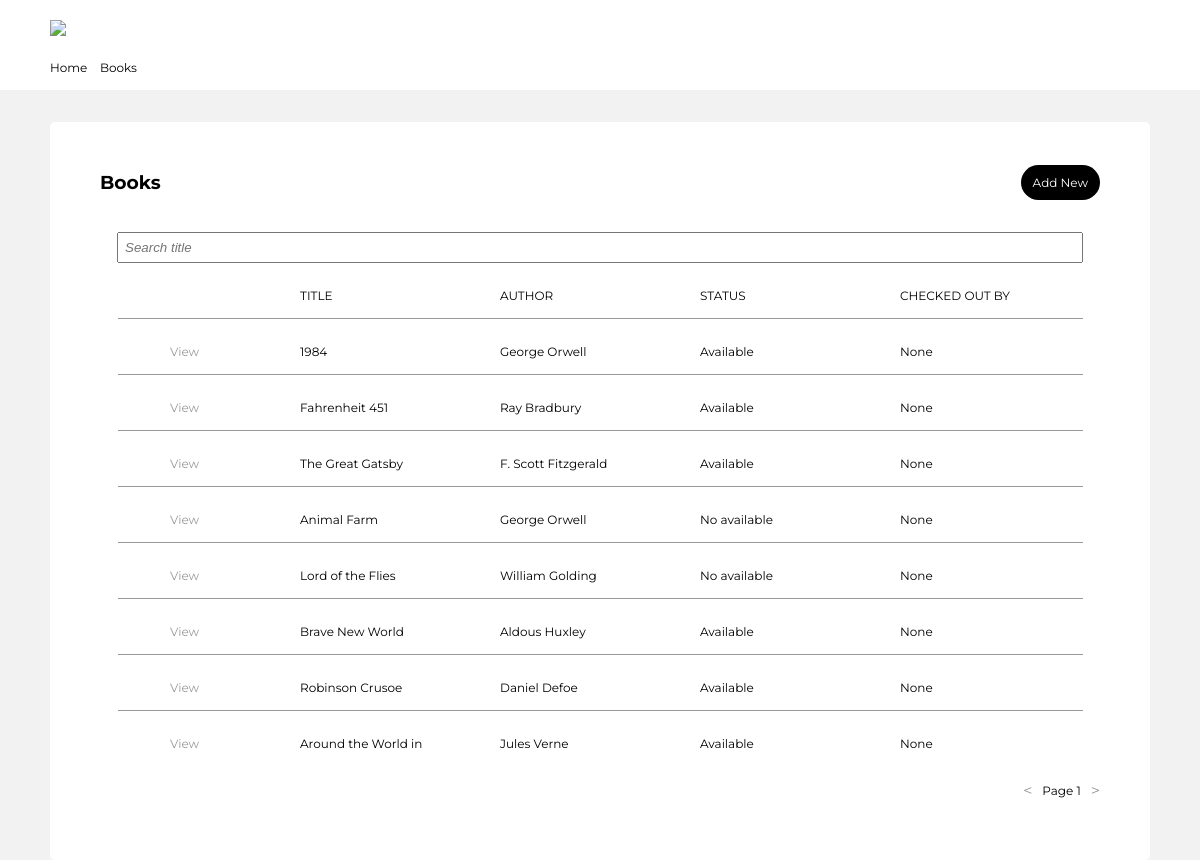
The page /books/ on the database as committed earlier.
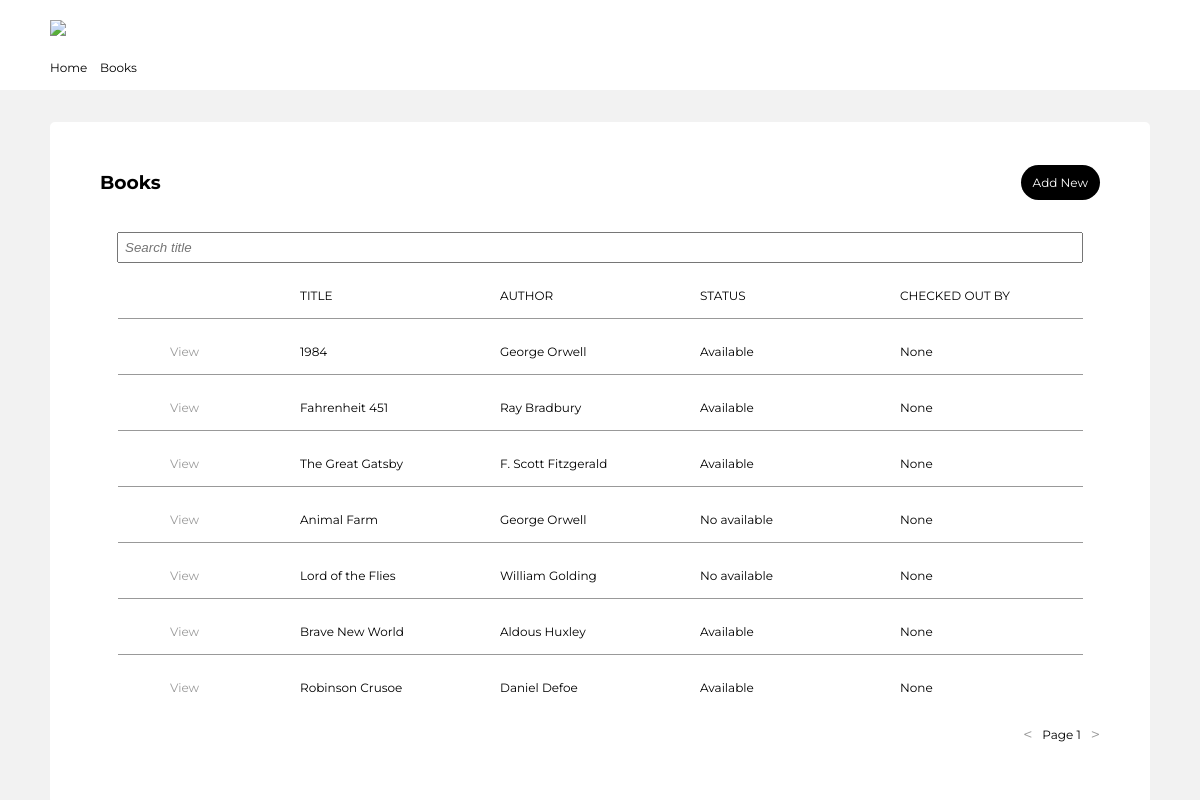
The same page on the database as committed later.
### bookapp/models.py (models this page shows, shortened)
class Book(models.Model):
    title = models.CharField(max_length=200, null=True, blank=True)
    author = models.CharField(max_length=200, null=True, blank=True)
    STATUS = (
        ("Available", "Available"),
        ("No available", "No available"),
    )
    status = models.CharField(max_length=200, choices=STATUS, null=True, blank=True)
    CHECKED = (
        ("None", "None"),
    )
    checked = models.CharField(max_length=200, choices=CHECKED, null=True, blank=True)
    created = models.DateTimeField(auto_now_add=True)
    id = models.UUIDField(default=uuid.uuid1, unique=True, primary_key=True, editable=False)

### bookapp/views.py (the view)
# urls.py: path("books/", views.mainPage, name="mainPage"),
def mainPage(request):
    book, search_query = searchBook(request)
    context = {
        "book": book,
        "search_query": search_query,
    }
    return render(request, "bookapp/mainPage.html", context)

### bookapp/utils.py (called while the page is built)
def searchBook(request):
    search_query = ""
    if request.GET.get("search_query"):
        search_query = request.GET.get("search_query")
    book = Book.objects.distinct().filter(
        Q(title__icontains=search_query) |
        Q(author__icontains=search_query)
    )
    return book, search_query

### bookapp/templates/bookapp/mainPage.html
{% extends 'main.html' %}
{% block content %}
<section class="container">
    <div class="header">
      <h3>Books</h3>
      <a href="{% url 'add-book' %}" class="btn btn-header">Add New</a>
    </div >
    <div class="search">
      <form>
      <input type="text" name="search_query" value="{{search_query}}" placeholder="Search title">
      </form>
    </div>
    <header>
      <div class="col"></div>
      <div class="col">TITLE</div>
      <div class="col">AUTHOR</div>
      <div class="col">STATUS</div>
      <div class="col">CHECKED OUT BY</div>
    </header>
    {% for b in book %}
    <hr>
    <div class="row">
      <div class="col"><a href="{% url 'view-book' b.id %}" class="col-view">View</a></div>
      <div class="col">{{b.title|slice:"20"}}</div>
      <div class="col">{{b.author}}</div>
      <div class="col">{{b.status}}</div>
      <div class="col">{{b.checked}}</div>
    </div>
    {% endfor %}
    <div class="pagination">
      <a href="#">&#60;</a>
      <p>Page 1</p>
      <a href="#">&#62;</a>
    </div>
</section>
{% endblock content %}

Rows that differ between the two databases and show on the page:
removed Book: title "Around the World in", author "Jules Verne", status "Available", checked "None"
